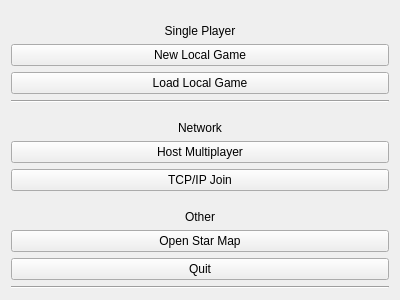
<?xml version="1.0" encoding="UTF-8"?>
<ui version="4.0">
 <class>Form</class>
 <widget class="QWidget" name="Form">
  <property name="geometry">
   <rect>
    <x>0</x>
    <y>0</y>
    <width>400</width>
    <height>300</height>
   </rect>
  </property>
  <property name="sizePolicy">
   <sizepolicy hsizetype="Minimum" vsizetype="Minimum">
    <horstretch>0</horstretch>
    <verstretch>0</verstretch>
   </sizepolicy>
  </property>
  <property name="contextMenuPolicy">
   <enum>Qt::NoContextMenu</enum>
  </property>
  <property name="acceptDrops">
   <bool>false</bool>
  </property>
  <property name="windowTitle">
   <string>DuelFieldStars Launcher</string>
  </property>
  <layout class="QVBoxLayout" name="verticalLayout">
   <item>
    <layout class="QVBoxLayout" name="verticalLayout_2">
     <item>
      <widget class="QLabel" name="label_3">
       <property name="text">
        <string>Single Player</string>
       </property>
       <property name="alignment">
        <set>Qt::AlignBottom|Qt::AlignHCenter</set>
       </property>
      </widget>
     </item>
     <item>
      <widget class="QPushButton" name="buttonNewLocalGame">
       <property name="text">
        <string>New Local Game</string>
       </property>
      </widget>
     </item>
     <item>
      <widget class="QPushButton" name="buttonLoadLocalGame">
       <property name="text">
        <string>Load Local Game</string>
       </property>
      </widget>
     </item>
     <item>
      <widget class="Line" name="line">
       <property name="orientation">
        <enum>Qt::Horizontal</enum>
       </property>
      </widget>
     </item>
     <item>
      <widget class="QLabel" name="label_2">
       <property name="text">
        <string>Network</string>
       </property>
       <property name="alignment">
        <set>Qt::AlignBottom|Qt::AlignHCenter</set>
       </property>
      </widget>
     </item>
     <item>
      <widget class="QPushButton" name="buttonHostMultiplayer">
       <property name="text">
        <string>Host Multiplayer</string>
       </property>
      </widget>
     </item>
     <item>
      <widget class="QPushButton" name="buttonJoinMultiplayer">
       <property name="text">
        <string>TCP/IP Join</string>
       </property>
      </widget>
     </item>
     <item>
      <widget class="QLabel" name="label">
       <property name="text">
        <string>Other</string>
       </property>
       <property name="alignment">
        <set>Qt::AlignBottom|Qt::AlignHCenter</set>
       </property>
      </widget>
     </item>
     <item>
      <widget class="QPushButton" name="buttonOpenStarMap">
       <property name="text">
        <string>Open Star Map</string>
       </property>
      </widget>
     </item>
     <item>
      <widget class="QPushButton" name="buttonQuit">
       <property name="text">
        <string>Quit</string>
       </property>
      </widget>
     </item>
     <item>
      <widget class="Line" name="line_2">
       <property name="orientation">
        <enum>Qt::Horizontal</enum>
       </property>
      </widget>
     </item>
    </layout>
   </item>
  </layout>
 </widget>
 <resources/>
 <connections/>
</ui>
